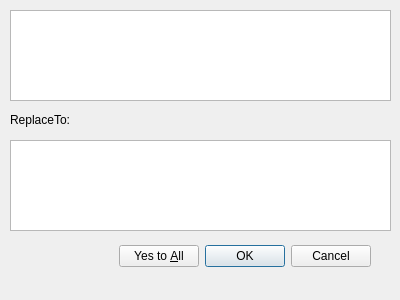
<?xml version="1.0" encoding="UTF-8"?>
<ui version="4.0">
 <class>DialogReplace</class>
 <widget class="QDialog" name="DialogReplace">
  <property name="geometry">
   <rect>
    <x>0</x>
    <y>0</y>
    <width>400</width>
    <height>300</height>
   </rect>
  </property>
  <property name="windowTitle">
   <string>DialogReplace</string>
  </property>
  <widget class="QDialogButtonBox" name="buttonBox">
   <property name="geometry">
    <rect>
     <x>30</x>
     <y>240</y>
     <width>341</width>
     <height>32</height>
    </rect>
   </property>
   <property name="orientation">
    <enum>Qt::Horizontal</enum>
   </property>
   <property name="standardButtons">
    <set>QDialogButtonBox::Cancel|QDialogButtonBox::Ok|QDialogButtonBox::YesToAll</set>
   </property>
  </widget>
  <widget class="QTextEdit" name="textEdit">
   <property name="geometry">
    <rect>
     <x>10</x>
     <y>10</y>
     <width>381</width>
     <height>91</height>
    </rect>
   </property>
  </widget>
  <widget class="QTextEdit" name="textEdit_2">
   <property name="geometry">
    <rect>
     <x>10</x>
     <y>140</y>
     <width>381</width>
     <height>91</height>
    </rect>
   </property>
  </widget>
  <widget class="QLabel" name="label">
   <property name="geometry">
    <rect>
     <x>10</x>
     <y>110</y>
     <width>181</width>
     <height>20</height>
    </rect>
   </property>
   <property name="text">
    <string>ReplaceTo:</string>
   </property>
  </widget>
 </widget>
 <resources/>
 <connections>
  <connection>
   <sender>buttonBox</sender>
   <signal>accepted()</signal>
   <receiver>DialogReplace</receiver>
   <slot>accept()</slot>
   <hints>
    <hint type="sourcelabel">
     <x>248</x>
     <y>254</y>
    </hint>
    <hint type="destinationlabel">
     <x>157</x>
     <y>274</y>
    </hint>
   </hints>
  </connection>
  <connection>
   <sender>buttonBox</sender>
   <signal>rejected()</signal>
   <receiver>DialogReplace</receiver>
   <slot>reject()</slot>
   <hints>
    <hint type="sourcelabel">
     <x>316</x>
     <y>260</y>
    </hint>
    <hint type="destinationlabel">
     <x>286</x>
     <y>274</y>
    </hint>
   </hints>
  </connection>
 </connections>
</ui>
